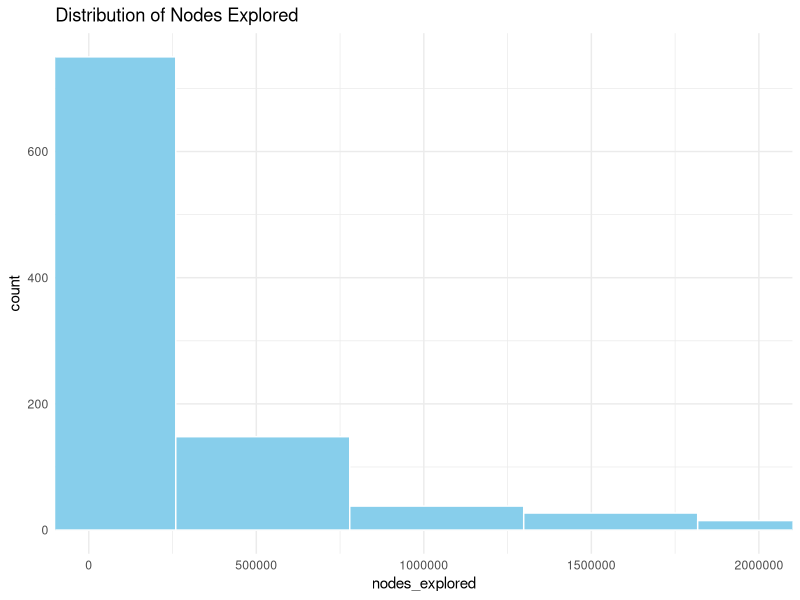
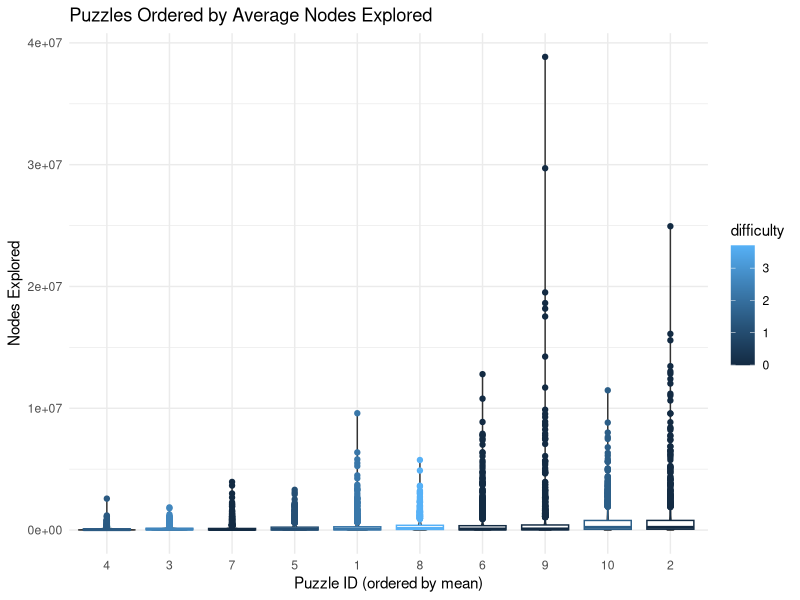

These figures' R source, in order:
## ---- chunk 1
#| include: false
options(repos = c(CRAN = "https://cran.rstudio.com/"))
## ---- chunk 2
#| echo: false
library(tidyverse)
library(dplyr)
library(here)
## ---- chunk 3
rand_1 <- read_csv(here("data", "rand_sample_1.csv"))

processed_rand_1 <- rand_1 |>
  filter(is_solved == TRUE)

glimpse(processed_rand_1)
## ---- chunk 4
ggplot(processed_rand_1, aes(x = nodes_explored)) +
  geom_histogram(bins = 30, fill = "skyblue", color = "white") +
  coord_cartesian(xlim = c(0, 2000000)) +
  labs(title = "Distribution of Nodes Explored") +
  theme_minimal()
## ---- chunk 5
rand_10_100 <- read_csv(here("data", "rand_sample_10_1000.csv"))

processed_rand_10_100 <- rand_10_100 |>
  filter(is_solved == TRUE)

glimpse(processed_rand_10_100)
## ---- chunk 6
summary_stats <- processed_rand_10_100 |>
  group_by(puzzle_id) |>
  summarise(
    mean_nodes = mean(nodes_explored),
    median_nodes = median(nodes_explored),
    sd_nodes = sd(nodes_explored),
    min_nodes = min(nodes_explored),
    max_nodes = max(nodes_explored),
  ) |>
  arrange(mean_nodes)

summary_stats
## ---- chunk 7
processed_rand_10_100 |>
  mutate(puzzle_id = fct_reorder(factor(puzzle_id), nodes_explored, .fun = mean)) |>
  ggplot(aes(x = puzzle_id, y = nodes_explored)) +
  geom_violin(alpha = 0.6) +
  geom_boxplot(aes(color = difficulty)) +
#  coord_cartesian(ylim = c(0, 20000000)) +
  labs(
    title = "Puzzles Ordered by Average Nodes Explored",
    x = "Puzzle ID (ordered by mean)",
    y = "Nodes Explored"
  ) +
  theme_minimal()
